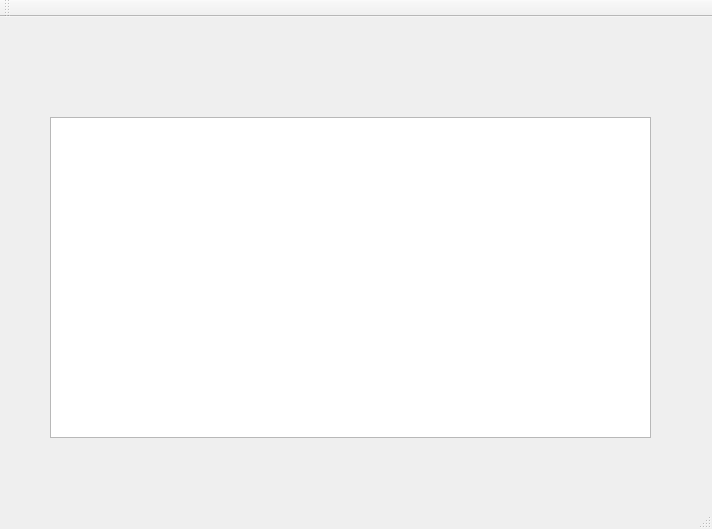
<?xml version="1.0" encoding="UTF-8"?>
<ui version="4.0">
 <class>CIhm</class>
 <widget class="QMainWindow" name="CIhm">
  <property name="geometry">
   <rect>
    <x>0</x>
    <y>0</y>
    <width>712</width>
    <height>529</height>
   </rect>
  </property>
  <property name="windowTitle">
   <string>CIhm</string>
  </property>
  <widget class="QWidget" name="centralWidget">
   <widget class="QTextEdit" name="teSuivi">
    <property name="geometry">
     <rect>
      <x>50</x>
      <y>100</y>
      <width>601</width>
      <height>321</height>
     </rect>
    </property>
    <property name="readOnly">
     <bool>true</bool>
    </property>
   </widget>
  </widget>
  <widget class="QMenuBar" name="menuBar">
   <property name="geometry">
    <rect>
     <x>0</x>
     <y>0</y>
     <width>712</width>
     <height>28</height>
    </rect>
   </property>
  </widget>
  <widget class="QToolBar" name="mainToolBar">
   <attribute name="toolBarArea">
    <enum>TopToolBarArea</enum>
   </attribute>
   <attribute name="toolBarBreak">
    <bool>false</bool>
   </attribute>
  </widget>
  <widget class="QStatusBar" name="statusBar"/>
 </widget>
 <layoutdefault spacing="6" margin="11"/>
 <resources/>
 <connections/>
</ui>
